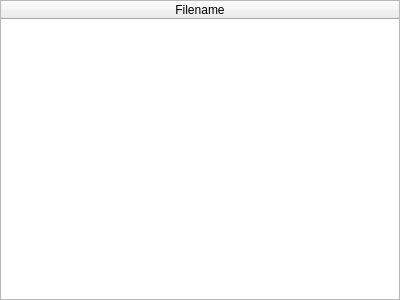
<?xml version="1.0" encoding="UTF-8"?>
<ui version="4.0">
 <class>PortsWidget</class>
 <widget class="QWidget" name="PortsWidget">
  <property name="geometry">
   <rect>
    <x>0</x>
    <y>0</y>
    <width>400</width>
    <height>300</height>
   </rect>
  </property>
  <property name="focusPolicy">
   <enum>Qt::StrongFocus</enum>
  </property>
  <property name="windowTitle">
   <string>Form</string>
  </property>
  <layout class="QGridLayout" name="gridLayout">
   <property name="leftMargin">
    <number>0</number>
   </property>
   <property name="topMargin">
    <number>0</number>
   </property>
   <property name="rightMargin">
    <number>0</number>
   </property>
   <property name="bottomMargin">
    <number>0</number>
   </property>
   <property name="spacing">
    <number>0</number>
   </property>
   <item row="0" column="0">
    <widget class="TabThroughTable" name="table">
     <property name="focusPolicy">
      <enum>Qt::NoFocus</enum>
     </property>
     <property name="showDropIndicator" stdset="0">
      <bool>false</bool>
     </property>
     <property name="dragDropOverwriteMode">
      <bool>false</bool>
     </property>
     <property name="selectionMode">
      <enum>QAbstractItemView::SingleSelection</enum>
     </property>
     <property name="selectionBehavior">
      <enum>QAbstractItemView::SelectRows</enum>
     </property>
     <property name="showGrid">
      <bool>true</bool>
     </property>
     <property name="gridStyle">
      <enum>Qt::SolidLine</enum>
     </property>
     <property name="cornerButtonEnabled">
      <bool>false</bool>
     </property>
     <attribute name="horizontalHeaderHighlightSections">
      <bool>false</bool>
     </attribute>
     <attribute name="horizontalHeaderStretchLastSection">
      <bool>true</bool>
     </attribute>
     <attribute name="verticalHeaderHighlightSections">
      <bool>true</bool>
     </attribute>
     <attribute name="verticalHeaderStretchLastSection">
      <bool>false</bool>
     </attribute>
     <column>
      <property name="text">
       <string>Filename</string>
      </property>
     </column>
    </widget>
   </item>
  </layout>
 </widget>
 <customwidgets>
  <customwidget>
   <class>TabThroughTable</class>
   <extends>QTableWidget</extends>
   <header>tabthroughtable.h</header>
  </customwidget>
 </customwidgets>
 <resources/>
 <connections/>
</ui>
